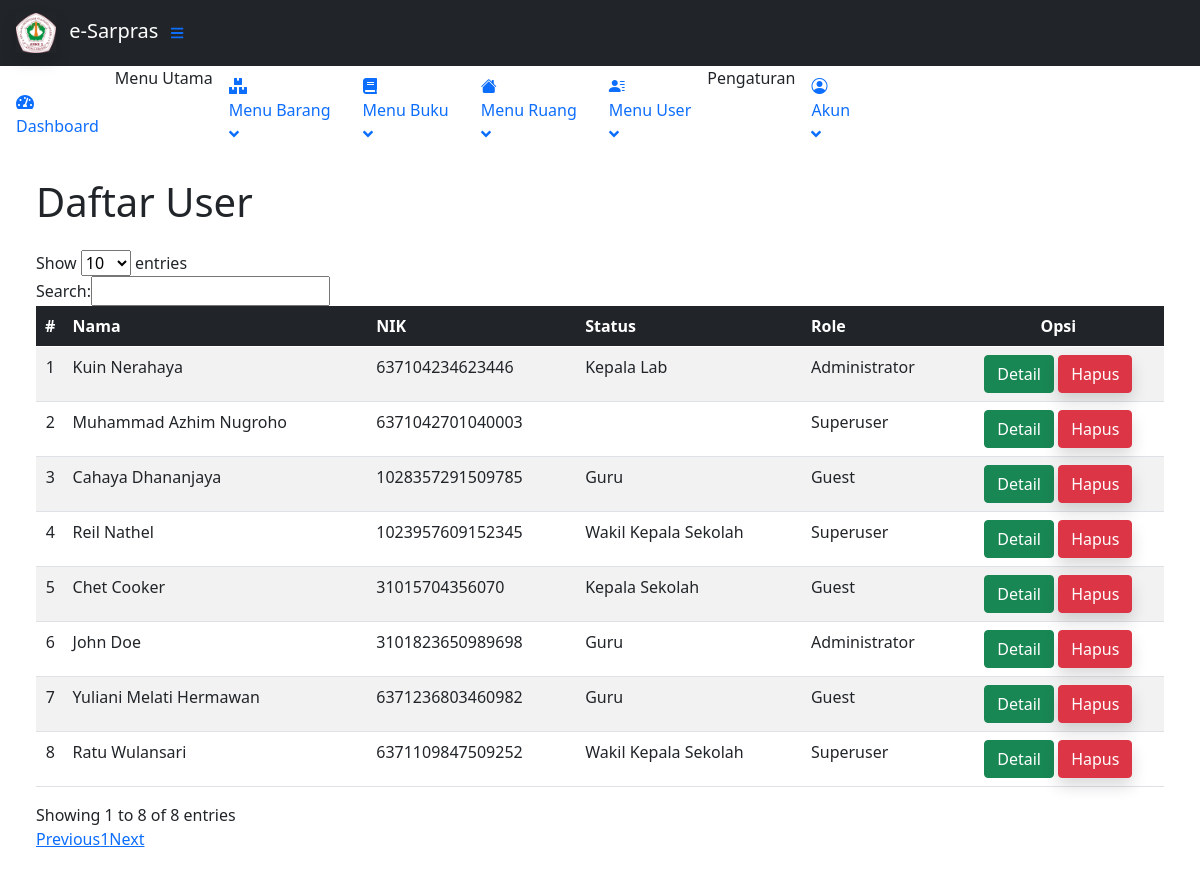
The page /contents/Barang/index.php?page=Userlist on the database as committed earlier.
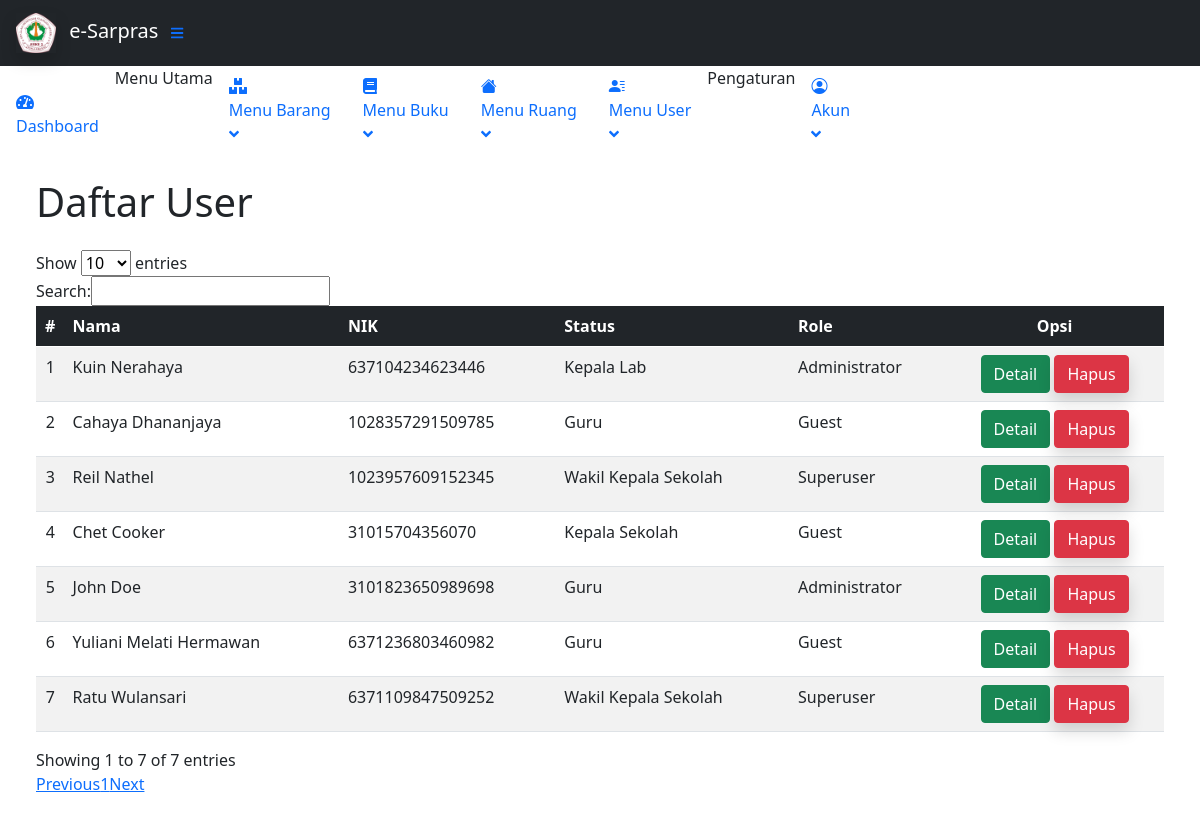
The same page on the database as committed later.
### tables this page shows
CREATE TABLE `tuser` (
  `idUser` int(11) NOT NULL,
  `username` varchar(30) NOT NULL,
  `password` varchar(255) NOT NULL,
  `role` enum('Superuser','Administrator','Guest') NOT NULL,
  `nik` varchar(16) DEFAULT NULL,
  `nama` varchar(30) NOT NULL,
  `fotoProfil` varchar(255) DEFAULT 'person-fill.svg',
  `gender` enum('Laki-laki','Perempuan') NOT NULL,
  `agama` enum('Budha','Hindu','Islam','Katholik','Kristen') NOT NULL,
  `telpon` varchar(13) DEFAULT NULL,
  `email` varchar(30) DEFAULT NULL,
  `tanggalLahir` date DEFAULT NULL,
  `alamat` varchar(50) DEFAULT NULL,
  `status` enum('Kepala Sekolah','Wakil Kepala Sekolah','Kepala Lab','Guru') DEFAULT NULL,
  `isDeleted` tinyint(1) NOT NULL DEFAULT '0'
);

### config/userfunctions.php (called while the page is built, shortened)
<?php
	include 'connect.php';
	function query($query) {
		global $db;
		$result = mysqli_query($db, $query);
		$rows = [];
		while( $row = mysqli_fetch_assoc($result) ) {
			$rows[] = $row;
		}
		return $rows;
	}
 ?>

### contents/User/tableuser.php (the view)
<?php
    require 'config/userfunctions.php';
    $users = query('SELECT * FROM tuser WHERE isDeleted = 0');
 ?>
<main>
    <div class="container-fluid px-4">
        <h1 class="mt-4 mb-4">Daftar User</h1>
        <div class="mb-5">
            <table id="example" class="display nowrap table-striped table" style="width:100%">
                <thead class="table-dark">
                    <tr>
                        <th class="text-center">#</th>
                        <th>Nama</th>
                        <th>NIK</th>
                        <th>Status</th>
                        <th>Role</th>
                        <th class="text-center">Opsi</th>
                    </tr>
                </thead>
                <tbody class="">
                    <?php $count = 1; ?>
                    <?php foreach($users as $user) : ?>
                		<tr>
                			<td class="text-center"><?= $count; ?></td>
                			<td><?= $user['nama']; ?></td>
                            <td><?= $user['nik']; ?></td>
                			<td><?= $user['status']; ?></td>
                            <td><?= $user['role']; ?></td>
                			<td class="text-center">
                				<a href="index.php?page=UserDetail&id=<?= $user['idUser']; ?>" class="btn btn-success">Detail</a>
                                <a href="index.php?page=Userdelete&id=<?= $user['idUser']; ?>" class="btn btn-danger shadow" onclick="return confirm('apakah yakin akan dihapus?')">Hapus</a>
                			</td>
                		</tr>
                        <?php $count++ ?>
                    <?php endforeach; ?>
                </tbody>
            </table>
        </div>
    </div>
</main>

### contents/Barang/index.php (shortened to what this page needs)
<!DOCTYPE html>
<html lang="en">
    <head>
        <link rel="stylesheet" href="https://cdn.jsdelivr.net/npm/bootstrap-icons@1.5.0/font/bootstrap-icons.css">
        <link href="Assets/css/indexstyles.css" rel="stylesheet" />
        <link rel="stylesheet" href="Assets/css/index.css">
        <link rel="stylesheet" type="text/css" href="https://cdnjs.cloudflare.com/ajax/libs/twitter-bootstrap/5.0.1/css/bootstrap.min.css"/>
        <link rel="stylesheet" type="text/css" href="https://cdn.datatables.net/v/bs5/dt-1.11.2/r-2.2.9/datatables.min.css"/>
    </head>
    <body>
        <?php include 'Assets/templates/navbar.php' ?>
        <div class="container-fluid">
            <?php
                if( isset($_GET['page']) ) {
                    $page = $_GET['page'];
                    switch ($page) {
                        case 'Userlist':
                            include 'contents/User/tableuser.php';
                            break;
                    }
                }else {
                    include 'contents/dashboard.php';
                }
             ?>
                </div>
            </div>
    </body>
</html>

### Assets/templates/navbar.php (shortened to what this page needs)
<nav class="sb-topnav navbar navbar-expand navbar-dark bg-dark ps-3">
        <a class="navbar-brand me-1" href="./">
            <img src="Assets/img/logosmkn2.png" alt="" class="img img-responsive shadow me-2" width="40">
            e-Sarpras
        </a>
        <button class="btn btn-link btn-sm order-1 order-lg-0 me-4" id="sidebarToggle" href="#!"><i class="fas fa-bars"></i></button>
    </nav>
    <div id="layoutSidenav">
        <div id="layoutSidenav_nav">
            <nav class="sb-sidenav accordion sb-sidenav-dark" id="sidenavAccordion">
                <div class="sb-sidenav-menu">
                        <div class="nav">
                            <a class="nav-link mt-3" href="./">
                                <div class="sb-nav-link-icon"><i class="fas fa-tachometer-alt"></i></div>
                                Dashboard
                            </a>
                            <div class="sb-sidenav-menu-heading">Menu Utama</div>
                            <a class="nav-link collapsed" href="#" data-bs-toggle="collapse" data-bs-target="#collapseBarang" aria-expanded="false" aria-controls="collapseBarang">
                                <div class="sb-nav-link-icon"><i class="fas fa-boxes"></i></div>
                                Menu Barang
                                <div class="sb-sidenav-collapse-arrow"><i class="fas fa-angle-down"></i></div>
                            </a>
                            <a class="nav-link collapsed" href="#" data-bs-toggle="collapse" data-bs-target="#collapseBuku" aria-expanded="false" aria-controls="collapseBuku">
                                <div class="sb-nav-link-icon"><i class="fas fa-book"></i></div>
                                Menu Buku
                                <div class="sb-sidenav-collapse-arrow"><i class="fas fa-angle-down"></i></div>
                            </a>
                            <a class="nav-link collapsed" href="#" data-bs-toggle="collapse" data-bs-target="#collapseLayouts" aria-expanded="false" aria-controls="collapseLayouts">
                                <div class="sb-nav-link-icon"><i class="bi bi-house-fill"></i></div>
                                Menu Ruang
                                <div class="sb-sidenav-collapse-arrow"><i class="fas fa-angle-down"></i></div>
                            </a>
                            <a class="nav-link collapsed <?= eclAdminGuest; ?>" href="#" data-bs-toggle="collapse" data-bs-target="#collapseUser" aria-expanded="false" aria-controls="collapseUser">
                                <div class="sb-nav-link-icon"><i class="bi bi-person-lines-fill"></i></div>
                                Menu User
                                <div class="sb-sidenav-collapse-arrow"><i class="fas fa-angle-down"></i></div>
                            </a>
                            <div class="sb-sidenav-menu-heading">Pengaturan</div>
                            <a class="nav-link collapsed" href="#" data-bs-toggle="collapse" data-bs-target="#collapseAkun" aria-expanded="false" aria-controls="collapseAkun">
                                <div class="sb-nav-link-icon"><i class="bi bi-person-circle"></i></div>
                                Akun
                                <div class="sb-sidenav-collapse-arrow"><i class="fas fa-angle-down"></i></div>
                            </a>
                        </div>
                    </div>
            </nav>
        </div>

Rows that differ between the two databases and show on the page:
no longer on this page (row edited): tuser: nama "Muhammad Azhim Nugroho", nik "6371042701040003", role "Superuser"
Other text that changed with them:
text written by a page script: "Show entries Search: Showing 1 to 8 of 8 entries Previous 1 Next" → "Show entries Search: Showing 1 to 7 of 7 entries Previous 1 Next"
